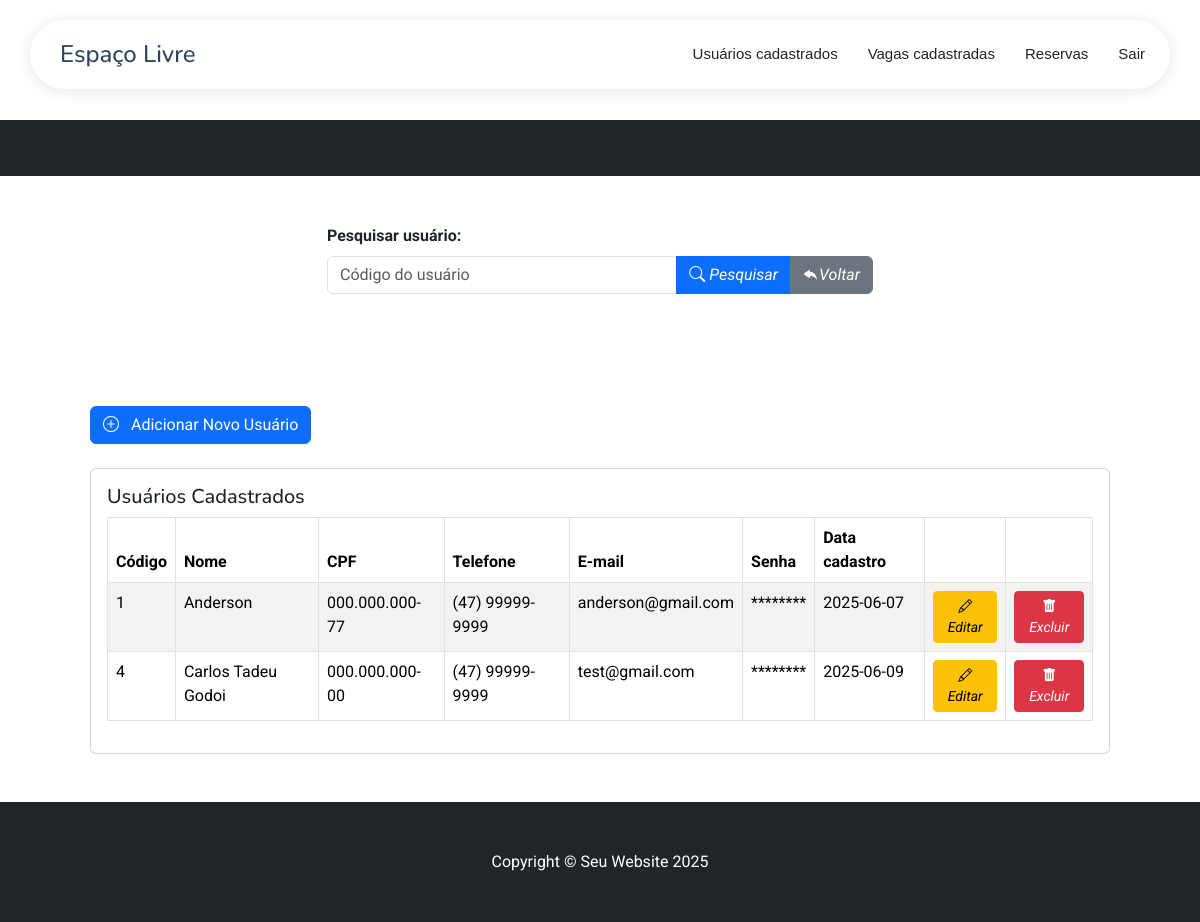
/listaUsuarios.php, run on the app's committed database.
### tables this page shows
CREATE TABLE `usuarios` (
  `id` int(11) NOT NULL,
  `nome` varchar(255) NOT NULL,
  `cpf` varchar(20) DEFAULT NULL,
  `telefone` varchar(20) DEFAULT NULL,
  `email` varchar(255) NOT NULL,
  `senha` varchar(255) NOT NULL,
  `dataCadastro` date DEFAULT curdate(),
  `nivel_acesso` int(11) NOT NULL DEFAULT 1 COMMENT '1=Usuário Padrão, 2=Administrador'
);

### listaUsuarios.php (the view, shortened to what this page needs)
<!DOCTYPE html>
<?php
include_once("conexao.php");
$sql_pesquisa = "SELECT * FROM `usuarios`";
?>
<html lang="pt-br">
    <?php
        require_once 'components/head.php';
    ?>
<head>
</head>
<body>
     <?php require_once 'components/headerTres.php'; ?><br><br><br><br><br>
    <header class="bg-dark py-1">
    </header>
    <div class="content">
        <div class="container mt-5">
            <div class="row justify-content-center">
                <div class="col-lg-6">
                    <div class="mb-3">
                        <form action="" method="POST" class="form-inline">
                            <label for="id_usuario" class="form-label"><b>Pesquisar usuário:</b></label>
                            <div class="input-group">
                                <input type="number" class="form-control" name="id_usuario" id="id_usuario" placeholder="Código do usuário" />
                                <button type="submit" name="btnPesquisarUsuarios" class="btn btn-primary">
                                    <i class="bi bi-search"> Pesquisar</i>
                                </button>
                                <button type="submit" name="btnRetornar" class="btn btn-secondary">
                                    <i class="bi bi-reply-fill">Voltar</i>
                                </button>
                            </div>
                        </form>
                    </div>
                </div>
            </div>
            <section class="py-5">
                <div class="container px-4 px-lg-5 mt-5">
                    <div class="mb-4">
                        <a href="cadastrarUsuario.php" class="btn btn-primary">
                            <i class="bi bi-plus-circle me-2"></i> Adicionar Novo Usuário
                        </a>
                    </div>
                    <div class="card">
                        <div class="card-body">
                                <h5 class="card-title">Usuários Cadastrados</h5>
                            <div class="table-responsive">
                                <table class="table table-striped table-bordered">
                                    <thead>
                                        <tr>
                                            <th scope="col">Código</th>
                                            <th scope="col">Nome</th>
                                            <th scope="col">CPF</th>
                                            <th scope="col">Telefone</th>
                                            <th scope="col">E-mail</th>
                                            <th scope="col">Senha</th>
                                            <th scope="col">Data cadastro</th>
                                            <th scope="col"></th>
                                            <th scope="col"></th>
                                        </tr>
                                    </thead>
                                    <tbody>
                                        <?php listarUsuarios($conexao, $sql_pesquisa); ?>
                                    </tbody>
                                </table>
                            </div>
                        </div>
                    </div>
                </div>
            </section>
        </div>
        <footer class="py-5 bg-dark">
            <div class="container px-4 px-lg-5">
                <p class="m-0 text-center text-white">Copyright &copy; Seu Website 2025</p>
            </div>
        </footer>
    </div>
</body>
</html>
<?php
    function listarUsuarios($conexao, $sql_pesquisa)
    {
        $result = mysqli_query($conexao, $sql_pesquisa);
        while ($linha = mysqli_fetch_assoc($result)) {
            echo "<tr>";
            echo "<td>" . htmlspecialchars($linha['id']) . "</td>";
            echo "<td>" . htmlspecialchars($linha['nome']) . "</td>";
            echo "<td>" . htmlspecialchars($linha['cpf']) . "</td>";
            echo "<td>" . htmlspecialchars($linha['telefone']) . "</td>";
            echo "<td>" . htmlspecialchars($linha['email']) . "</td>";
            echo "<td>" . '********' . "</td>";
            echo "<td>" . htmlspecialchars($linha['dataCadastro']) . "</td>";
            echo "<td>
                          <a class='btn btn-sm btn-warning' href='editUsuario.php?id=" . $linha['id'] . "' id='editar' title='Editar'>
                              <i class='bi bi-pencil'>Editar</i>
                          </a>
                  </td>";
            echo "<td>
                          <a class='btn btn-sm btn-danger' href='deleteUsuario.php?id=" . $linha['id'] . "' id='deletar' title='Delete' onclick=\"return confirm('Tem certeza que deseja excluir este usuário?')\">
                              <i class='bi bi-trash-fill'>Excluir</i>
                          </a>
                  </td>";
            echo "</tr>";
        }
    }
?>

### assets/css/main.css (style rules this page uses)
:root { --default-font: "Roboto", system-ui, -apple-system, "Segoe UI", Roboto, "Helvetica Neue", Arial, "Noto Sans", "Liberation Sans", sans-serif, "Apple Color Emoji", "Segoe UI Emoji", "Segoe UI Symbol", "Noto Color Emoji"; --heading-font: "Nunito", sans-serif; --nav-font: "Inter", sans-serif; }
:root { --background-color: #ffffff; --default-color: #212529; --heading-color: #2d465e; --accent-color: #0d83fd; --surface-color: #ffffff; --contrast-color: #ffffff; }
:root { --nav-color: #212529; --nav-hover-color: #0d83fd; --nav-mobile-background-color: #ffffff; --nav-dropdown-background-color: #ffffff; --nav-dropdown-color: #212529; --nav-dropdown-hover-color: #0d83fd; }
:root { scroll-behavior: smooth; }
body { color: var(--default-color); background-color: var(--background-color); font-family: var(--default-font); }
a { color: var(--accent-color); text-decoration: none; transition: 0.3s; }
h1, h2, h3, h4, h5, h6 { color: var(--heading-color); font-family: var(--heading-font); }
section, .section { color: var(--default-color); background-color: var(--background-color); padding: 60px 0; scroll-margin-top: 90px; overflow: clip; }

### data on the page
usuarios: id "1", nome "Anderson", cpf "000.000.000-77", telefone "(47) 99999-9999", email "anderson@gmail.com", dataCadastro "2025-06-07"
usuarios: id "4", nome "Carlos Tadeu Godoi", cpf "000.000.000-00", telefone "(47) 99999-9999", email "test@gmail.com", dataCadastro "2025-06-09"
